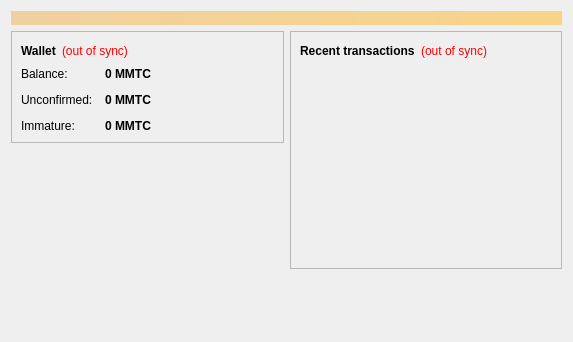
<?xml version="1.0" encoding="UTF-8"?>
<ui version="4.0">
 <class>OverviewPage</class>
 <widget class="QWidget" name="OverviewPage">
  <property name="geometry">
   <rect>
    <x>0</x>
    <y>0</y>
    <width>573</width>
    <height>342</height>
   </rect>
  </property>
  <property name="windowTitle">
   <string>Form</string>
  </property>
  <layout class="QVBoxLayout" name="topLayout">
   <item>
    <widget class="QLabel" name="labelAlerts">
     <property name="visible">
      <bool>false</bool>
     </property>
     <property name="styleSheet">
      <string notr="true">background-color: qlineargradient(x1: 0, y1: 0, x2: 1, y2: 0, stop:0 #F0D0A0, stop:1 #F8D488); color:#000000;</string>
     </property>
     <property name="wordWrap">
      <bool>true</bool>
     </property>
     <property name="margin">
      <number>3</number>
     </property>
    </widget>
   </item>
   <item>
    <layout class="QHBoxLayout" name="horizontalLayout" stretch="1,1">
     <item>
      <layout class="QVBoxLayout" name="verticalLayout_2">
       <item>
        <widget class="QFrame" name="frame">
         <property name="frameShape">
          <enum>QFrame::StyledPanel</enum>
         </property>
         <property name="frameShadow">
          <enum>QFrame::Raised</enum>
         </property>
         <layout class="QVBoxLayout" name="verticalLayout_4">
          <item>
           <layout class="QHBoxLayout" name="horizontalLayout_4">
            <item>
             <widget class="QLabel" name="label_5">
              <property name="font">
               <font>
                <weight>75</weight>
                <bold>true</bold>
               </font>
              </property>
              <property name="text">
               <string>Wallet</string>
              </property>
             </widget>
            </item>
            <item>
             <widget class="QLabel" name="labelWalletStatus">
              <property name="toolTip">
               <string>The displayed information may be out of date. Your wallet automatically synchronizes with the MMTCoin network after a connection is established, but this process has not completed yet.</string>
              </property>
              <property name="styleSheet">
               <string notr="true">QLabel { color: red; }</string>
              </property>
              <property name="text">
               <string notr="true">(out of sync)</string>
              </property>
              <property name="alignment">
               <set>Qt::AlignLeading|Qt::AlignLeft|Qt::AlignVCenter</set>
              </property>
             </widget>
            </item>
            <item>
             <spacer name="horizontalSpacer_2">
              <property name="orientation">
               <enum>Qt::Horizontal</enum>
              </property>
              <property name="sizeHint" stdset="0">
               <size>
                <width>40</width>
                <height>20</height>
               </size>
              </property>
             </spacer>
            </item>
           </layout>
          </item>
          <item>
           <layout class="QFormLayout" name="formLayout_2">
            <property name="fieldGrowthPolicy">
             <enum>QFormLayout::AllNonFixedFieldsGrow</enum>
            </property>
            <property name="horizontalSpacing">
             <number>12</number>
            </property>
            <property name="verticalSpacing">
             <number>12</number>
            </property>
            <item row="0" column="0">
             <widget class="QLabel" name="label">
              <property name="text">
               <string>Balance:</string>
              </property>
             </widget>
            </item>
            <item row="0" column="1">
             <widget class="QLabel" name="labelBalance">
              <property name="font">
               <font>
                <weight>75</weight>
                <bold>true</bold>
               </font>
              </property>
              <property name="cursor">
               <cursorShape>IBeamCursor</cursorShape>
              </property>
              <property name="toolTip">
               <string>Your current balance</string>
              </property>
              <property name="text">
               <string notr="true">0 MMTC</string>
              </property>
              <property name="textInteractionFlags">
               <set>Qt::LinksAccessibleByMouse|Qt::TextSelectableByKeyboard|Qt::TextSelectableByMouse</set>
              </property>
             </widget>
            </item>
            <item row="1" column="0">
             <widget class="QLabel" name="label_3">
              <property name="text">
               <string>Unconfirmed:</string>
              </property>
             </widget>
            </item>
            <item row="1" column="1">
             <widget class="QLabel" name="labelUnconfirmed">
              <property name="font">
               <font>
                <weight>75</weight>
                <bold>true</bold>
               </font>
              </property>
              <property name="cursor">
               <cursorShape>IBeamCursor</cursorShape>
              </property>
              <property name="toolTip">
               <string>Total of transactions that have yet to be confirmed, and do not yet count toward the current balance</string>
              </property>
              <property name="text">
               <string notr="true">0 MMTC</string>
              </property>
              <property name="textInteractionFlags">
               <set>Qt::LinksAccessibleByMouse|Qt::TextSelectableByKeyboard|Qt::TextSelectableByMouse</set>
              </property>
             </widget>
            </item>
            <item row="2" column="0">
             <widget class="QLabel" name="labelImmatureText">
              <property name="text">
               <string>Immature:</string>
              </property>
             </widget>
            </item>
            <item row="2" column="1">
             <widget class="QLabel" name="labelImmature">
              <property name="font">
               <font>
                <weight>75</weight>
                <bold>true</bold>
               </font>
              </property>
              <property name="toolTip">
               <string>Mined balance that has not yet matured</string>
              </property>
              <property name="text">
               <string notr="true">0 MMTC</string>
              </property>
              <property name="textInteractionFlags">
               <set>Qt::LinksAccessibleByMouse|Qt::TextSelectableByKeyboard|Qt::TextSelectableByMouse</set>
              </property>
             </widget>
            </item>
			
           </layout>
          </item>
         </layout>
        </widget>
       </item>
       <item>
        <spacer name="verticalSpacer">
         <property name="orientation">
          <enum>Qt::Vertical</enum>
         </property>
         <property name="sizeHint" stdset="0">
          <size>
           <width>20</width>
           <height>40</height>
          </size>
         </property>
        </spacer>
       </item>
		<item>
         <widget class="QLabel" name="label_wallet_bgcoin">
          <property name="text">
           <string/>
          </property>
          <property name="pixmap">
           <pixmap resource="../bitcoin.qrc">:/images/wallet_bgcoin</pixmap>
          </property>
          <property name="scaledContents">
           <bool>false</bool>
          </property>
          <property name="alignment">
           <set>Qt::AlignLeft</set>
          </property>
          <property name="margin">
           <number>-2</number>
          </property>
         </widget>
        </item>
	   </layout>
     </item>
     <item>
      <layout class="QVBoxLayout" name="verticalLayout_3">
       <item>
        <widget class="QFrame" name="frame_2">
         <property name="frameShape">
          <enum>QFrame::StyledPanel</enum>
         </property>
         <property name="frameShadow">
          <enum>QFrame::Raised</enum>
         </property>
         <layout class="QVBoxLayout" name="verticalLayout">
          <item>
           <layout class="QHBoxLayout" name="horizontalLayout_2">
            <item>
             <widget class="QLabel" name="label_4">
              <property name="text">
               <string>&lt;b&gt;Recent transactions&lt;/b&gt;</string>
              </property>
             </widget>
            </item>
            <item>
             <widget class="QLabel" name="labelTransactionsStatus">
              <property name="toolTip">
               <string>The displayed information may be out of date. Your wallet automatically synchronizes with the MMTCoin network after a connection is established, but this process has not completed yet.</string>
              </property>
              <property name="styleSheet">
               <string notr="true">QLabel { color: red; }</string>
              </property>
              <property name="text">
               <string notr="true">(out of sync)</string>
              </property>
              <property name="alignment">
               <set>Qt::AlignRight|Qt::AlignTrailing|Qt::AlignVCenter</set>
              </property>
             </widget>
            </item>
            <item>
             <spacer name="horizontalSpacer">
              <property name="orientation">
               <enum>Qt::Horizontal</enum>
              </property>
              <property name="sizeHint" stdset="0">
               <size>
                <width>40</width>
                <height>20</height>
               </size>
              </property>
             </spacer>
            </item>
           </layout>
          </item>
          <item>
           <widget class="QListView" name="listTransactions">
            <property name="styleSheet">
             <string notr="true">QListView { background: transparent; }</string>
            </property>
            <property name="frameShape">
             <enum>QFrame::NoFrame</enum>
            </property>
            <property name="verticalScrollBarPolicy">
             <enum>Qt::ScrollBarAlwaysOff</enum>
            </property>
            <property name="horizontalScrollBarPolicy">
             <enum>Qt::ScrollBarAlwaysOff</enum>
            </property>
            <property name="selectionMode">
             <enum>QAbstractItemView::NoSelection</enum>
            </property>
           </widget>
          </item>
         </layout>
        </widget>
       </item>
       <item>
        <spacer name="verticalSpacer_2">
         <property name="orientation">
          <enum>Qt::Vertical</enum>
         </property>
         <property name="sizeHint" stdset="0">
          <size>
           <width>20</width>
           <height>40</height>
          </size>
         </property>
        </spacer>
       </item>
      </layout>
     </item>
    </layout>
   </item>
  </layout>
 </widget>
 <resources/>
 <connections/>
</ui>
